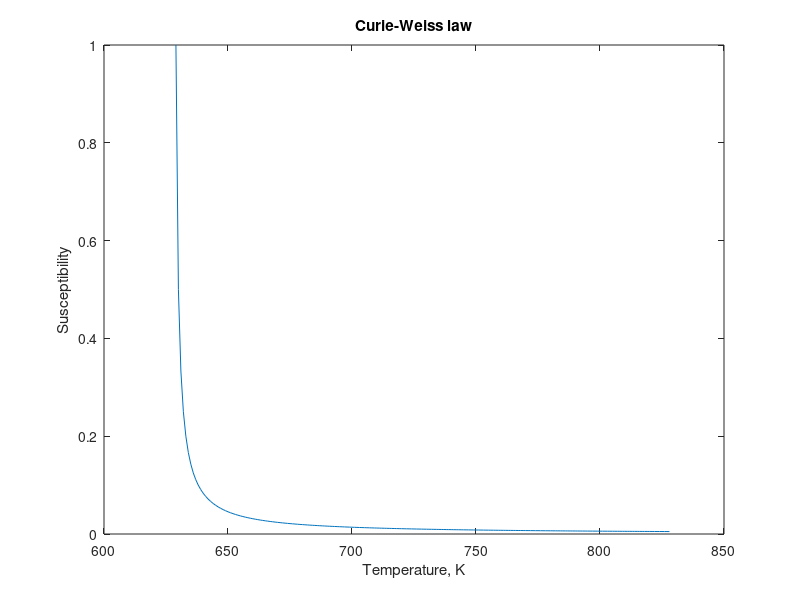

Write MATLAB code to recreate this figure.

% Susceptibility of ferromagnetic materials
% Fe: Tc = 1044K
% Co: Tc = 1388K
% Ni: Tc = 628K
%

Tc = 628;
T=Tc:1:(Tc+200);

C=1;

hi = C./(T-Tc);

plot(T,hi);
title('Curie-Weiss law')
xlabel('Temperature, K');
ylabel('Susceptibility');